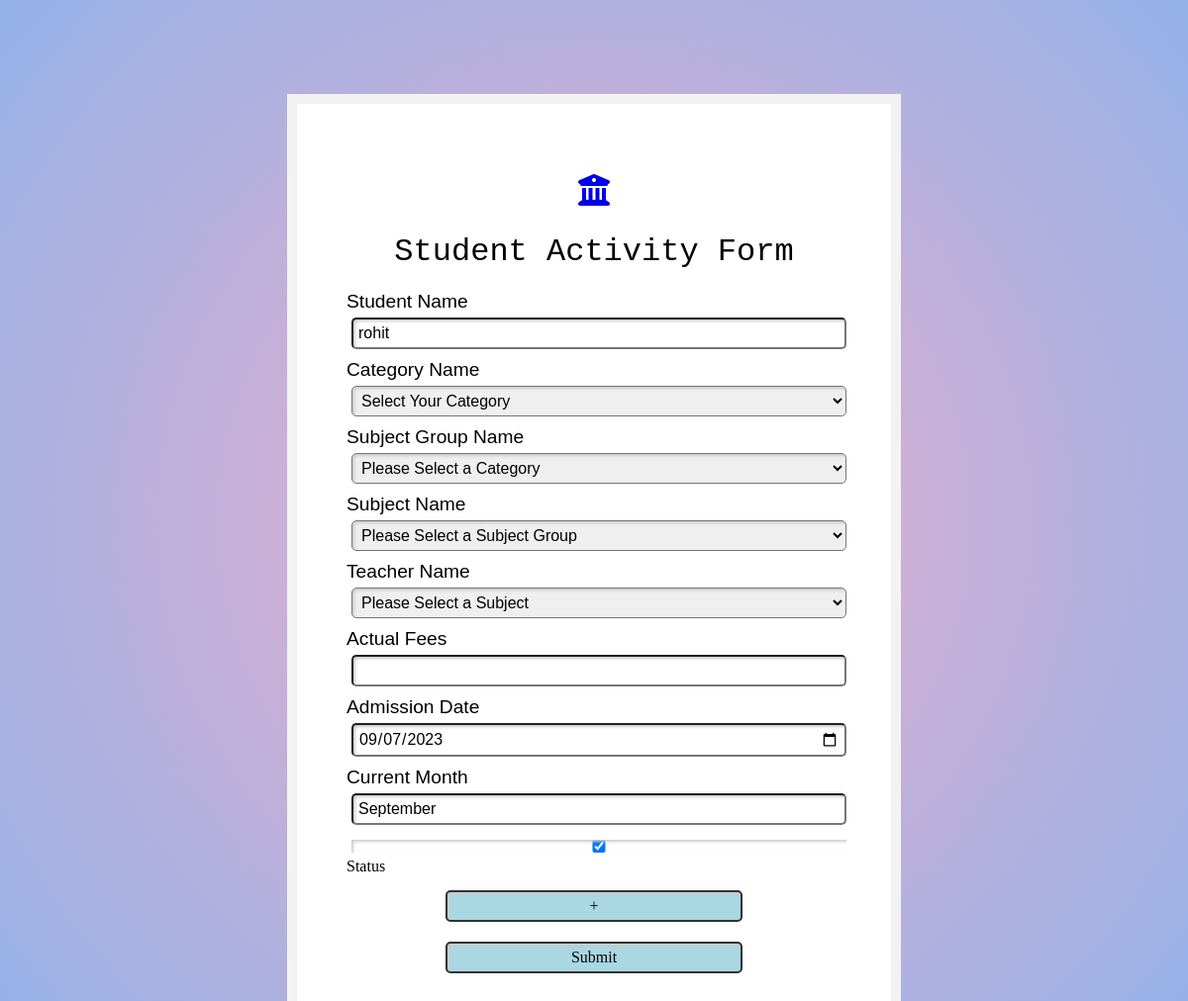
/student_add_sub.php?id=12, run on the app's committed database.
### tables this page shows
CREATE TABLE `student_registration` (
  `Student_id` int(11) NOT NULL,
  `Student_name` varchar(500) NOT NULL,
  `Student_reg_no` varchar(256) NOT NULL,
  `Phone_no` varchar(255) NOT NULL,
  `Address` varchar(1000) NOT NULL,
  `Guardian_phone` varchar(255) NOT NULL,
  `Email` varchar(500) NOT NULL,
  `Gender` varchar(20) NOT NULL,
  `Joining_date` date NOT NULL,
  `Class` varchar(50) NOT NULL,
  `Date_of_birth` date NOT NULL,
  `Status` char(1) NOT NULL DEFAULT 'Y'
);

### student_add_sub.php (the view, shortened to what this page needs)
<?php
include("conn.php");
?>
<?php
$id=$_REQUEST['id'];
 $data=mysqli_fetch_array(mysqli_query($conn,"SELECT * FROM student_registration WHERE Student_id='$id'"));
          $name =$data['Student_name'];
          $join_date = $data['Joining_date'];
          $d = date_parse_from_format("Y-m-d", $join_date);
          if($d["month"] ==1){
            $date='Jannuary';
          }
          elseif($d["month"] ==2){
            $date='February';
          }
          elseif($d["month"] ==3){
            $date='March';
          }
          elseif($d["month"] ==4){
            $date='April';
          }
          elseif($d["month"] ==5){
            $date='May';
          }
          elseif($d["month"] ==6){
            $date='June';
          }
          elseif($d["month"] ==7){
            $date='July';
          }
          elseif($d["month"] ==8){
            $date='August';
          }
          elseif($d["month"] ==9){
            $date='September';
          }
          elseif($d["month"] ==10){
            $date='October';
          }
          elseif($d["month"] ==11){
            $date='November';
          }
          elseif($d["month"] ==12){
            $date='December';
          }
?>
<!DOCTYPE html>
<html lang="en">
<head>
    <link rel = "stylesheet" href="student_act.css" >
    <link rel = "stylesheet" href="https://cdnjs.cloudflare.com/ajax/libs/font-awesome/6.1.1/css/all.min.css" />
</head>
<body>
<div class="form-box">
  <h1><a href="index.php"><i class="fa-solid fa-building-columns"></i></a></h1>
  <h1>Student Activity Form</h1>
  <form action="" name="paymentform" id="paymentform" method="post" onSubmit="return checking();">
    <div class="form-group">
      <label for="studentid">Student Name</label>
      <input class="form-control" id="Student_name" type="text" name="Student_name" value="<?php echo $name ?>"/>
    </div>
    <div class="form-group">
      <label for="categoryid">Category Name</label>
      <select class="form-control" name="Category_id" id="Category_id" onchange="subject_groupchk(this.value)" >
									<option value=""> Select Your Category</option>
	    </select>
    </div>
    <div class="form-group">
      <label for="categoryid">Subject Group Name</label>
      <select class="form-control" name="Subject_group_id" id="Subject_group_id" onchange="subject_chk(this.value)"  >
									<option value=""> Select Your subject group</option>
	    </select>
    </div>
    <div class="form-group">
      <label for="subjectid">Subject Name</label>
      <select class="form-control" name="Subject_id" id="Subject_id" onchange="teacher_chk(this.value)">
									<option value=""> Select your subject</option>
	    </select>
    </div>
    <div class="form-group">
    <label for="teacherid">Teacher Name</label>
      <select class="form-control" name="Teacher_id" id="Teacher_id" >
									<option value="">Select teacher</option>
	    </select>
    </div>
    <div class="form-group">
      <label for="fees">Actual Fees</label>
      <input class="form-control" id="Actual_fees" type="int" name="Actual_fees"/>
    </div>
    <div class="form-group">
      <label for="joining-date">Admission Date</label>
      <input class="form-control" id="Joining_date" type="date" name="Joining_date" value= "<?php echo $join_date ?>"oninput="showdt()"/>
    </div>
    <div class="form-group">
      <label for="Month">Current Month</label>
      <input class="form-control" id="Month" type="text" name="Month" value= "<?php echo $date ?>"/>
    </div>
    <input type="checkbox" name="Status" id="Status" value="Y" checked />Status
    <div class="but">
      <input class="btn btn-primary" type="submit" name="add" value="+" /><br>
    </div>
    <div class="but">
        <input class="btn btn-primary" type="submit" value="Submit" /><br>
    </div>
  </form>
</div>
</body>
</html>

### student_act.css (style rules this page uses)
body { background: rgb(238,174,202); background: radial-gradient(circle, rgba(238,174,202,1) 0%, rgba(148,178,233,1) 100%); margin-top: 95px; }
.form-box { max-width: 500px; margin: auto; padding: 50px; background: #ffffff; border: 10px solid #f2f2f2; }
.form-group { margin-bottom: 5px; font-family: sans-serif; }
h1 { text-align: center; font-family:Arial, Helvetica, sans-serif; font: 2em "typewriter", monospace; align-self: center; }
input, select { border-radius: 5px; font-family: inherit; font-size: 100%; padding: 5px; margin: 5px; box-sizing: border-box; width: 100%; box-shadow: inset 2px 2px 3px #ccc; }
label { font: 1.2em "typewriter", sans-serif; }
.but,.bt { display: flex; justify-content: center; margin-top: 10px; }
.btn { background-color: rgb(169, 215, 226); padding: 5px; font: bold 1.2em ; border: 2px solid #333; border-radius: 5px; width: 60%; cursor: pointer; }

### data on the page
student_registration: Student_name "rohit", Joining_date "09/07/2023", Month "September"
